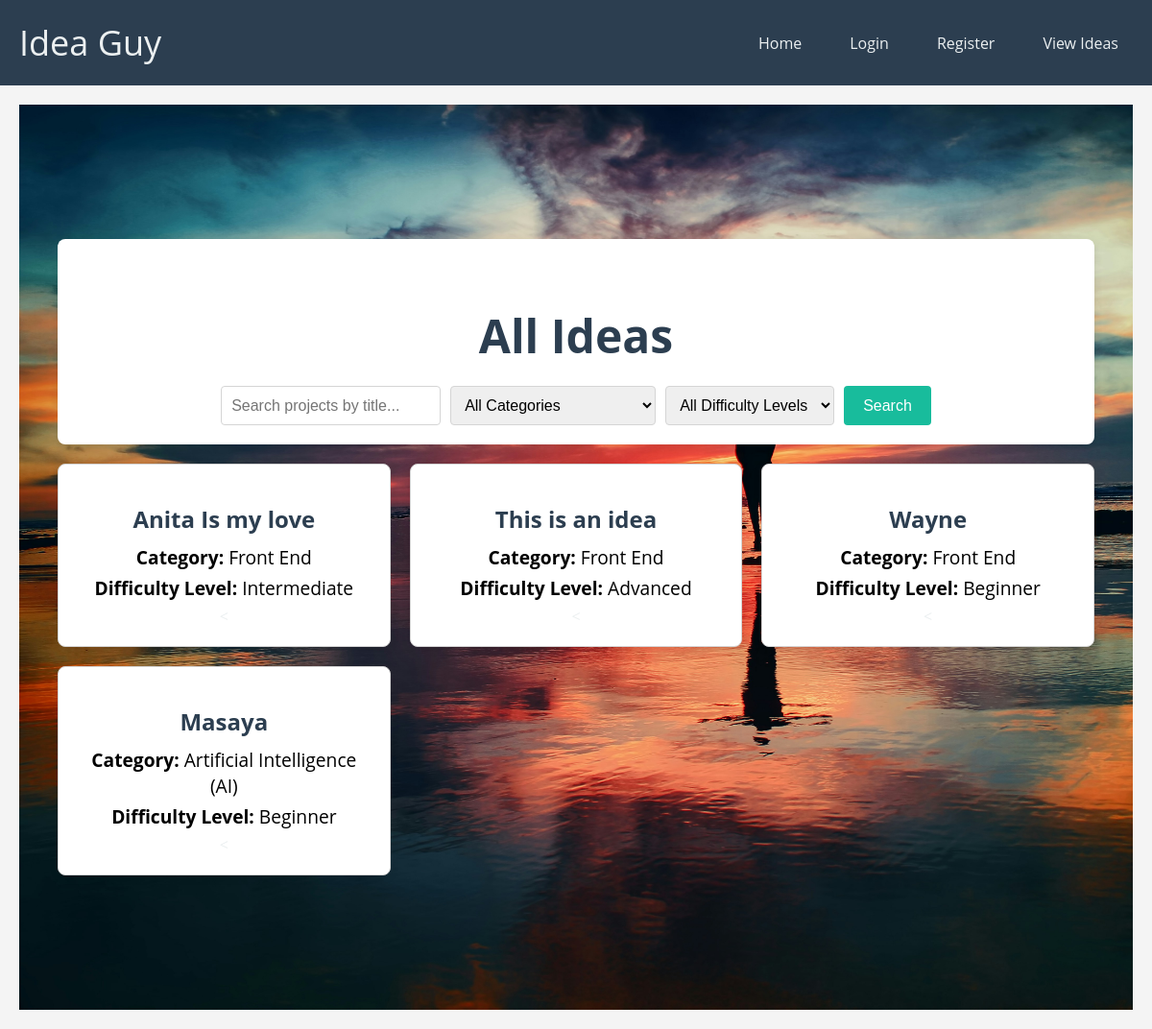
Page /all_ideas on the earlier database version.
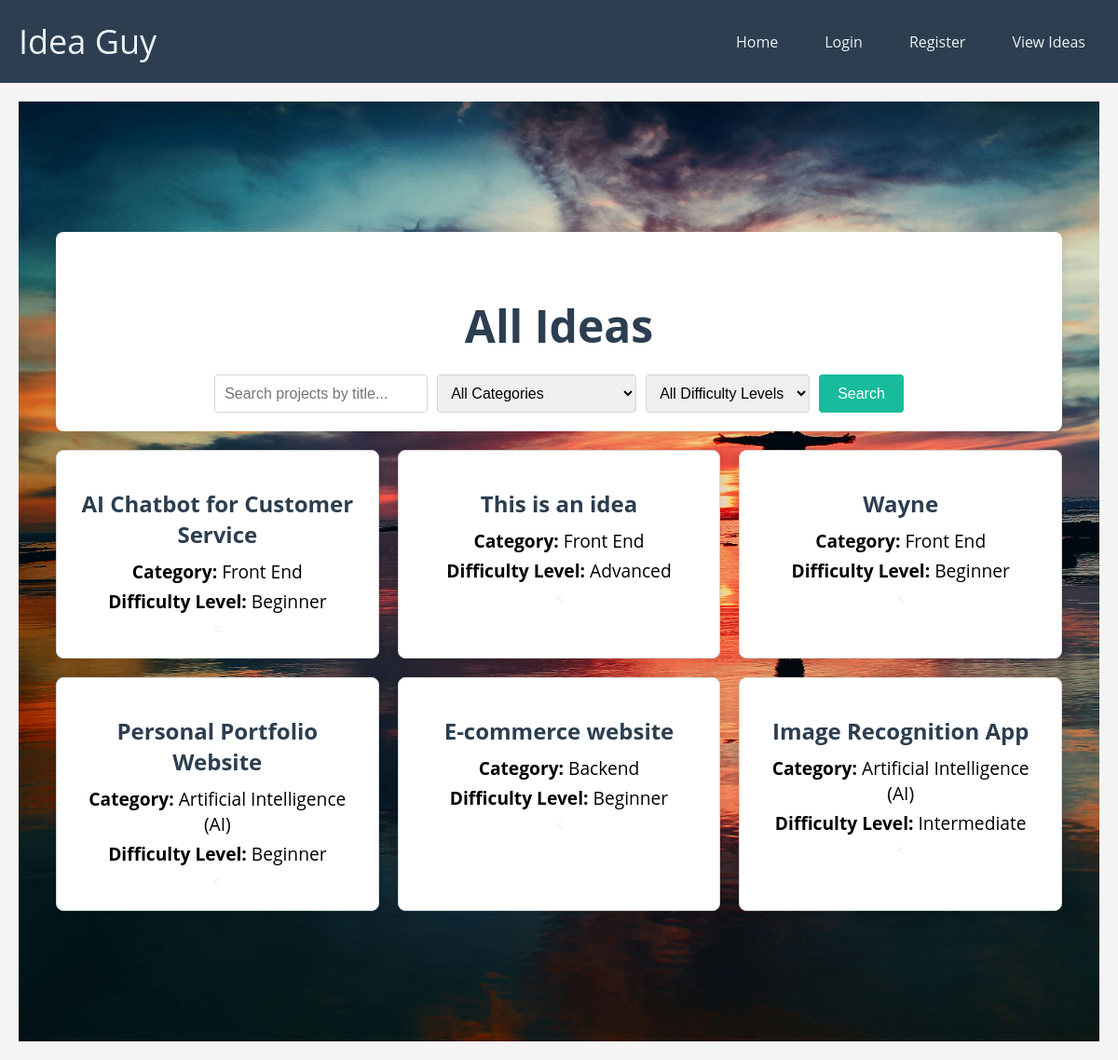
Same page on the later database version.
### the_idea/models.py (models this page shows, shortened)
class Projects(db.Model):
    project_id = db.Column(db.String(20), primary_key=True)
    title = db.Column(db.String(80), nullable=False)
    difficulty_level = db.Column(db.String(50), nullable=False)
    category = db.Column(db.String(50), nullable=False)
    description = db.Column(db.Text, nullable=False)
    category_id = db.Column(db.Integer, db.ForeignKey('categories.category_id'), nullable=False)
    user_id = db.Column(db.String(20), db.ForeignKey('users.id'), nullable=False)
    created_at = db.Column(db.DateTime, default=db.func.current_timestamp())
    updated_at = db.Column(db.DateTime, default=db.func.current_timestamp())

### the_idea/routes.py (the view, shortened to what this page needs)
@app.route('/all_ideas', methods = ['GET', 'POST'])
def all_ideas():
    projects = Projects.query.all()
    categories = Categories.query.all()
    form = SearchForm()
    return render_template('all_ideas.html', projects = projects, form = form, categories=categories, title = 'All Ideas')

### the_idea/forms.py
class SearchForm(FlaskForm):
    search_bar = StringField('Search')
    category_filter = SelectField('Category', choices=[('All Categories','All Categories')] + [(category.category_id, category.category_name) for category in Categories.query.all()], validators=[DataRequired()])
    difficulty_filter = SelectField('Difficulty Level', choices=[('All Difficulty Levels','All Difficulty Levels'), ('Beginner', 'Beginner'), ('Intermediate', 'Intermediate'), ('Advanced', 'Advanced')], validators=[DataRequired()])
    submit = SubmitField('Search')

### the_idea/templates/all_ideas.html (shortened to what this page needs)
{% extends "layout.html" %}
{% block content %}
<head>
    <link rel="stylesheet" href="{{ url_for('static', filename='css/all_ideas.css') }}">
</head>
<main>
    <section class="search-container">
        <h1>{{ title }}</h1>
        <form method="POST" action="{{ url_for('all_ideas') }}">
            <div class="search-filters">
                {{ form.search_bar(class="form-control", id="search-bar", placeholder="Search projects by title...") }}
                {{ form.category_filter(class="form-control", id="category-filter") }}
                {{ form.difficulty_filter(class="form-control", id="difficulty-filter") }}
                {{ form.submit(class="btn", id="search-button") }}
            </div>
        </form>
    </section>
    <section class="projects-container">
        {% for project in projects %}
        <article class="project-card">
            <h2>{{ project.title }}</h2>
            <p><strong>Category:</strong> {{ project.category }}</p>
            <p><strong>Difficulty Level:</strong> {{ project.difficulty_level }}</p>
        </article>
        {% endfor %}
    </section>
</main>
{% endblock %}

### the_idea/templates/layout.html (shortened to what this page needs)
<!DOCTYPE html>
<html lang="en">
<head>
    <link rel="stylesheet" href="https://cdnjs.cloudflare.com/ajax/libs/font-awesome/6.0.0-beta3/css/all.min.css">
    <link rel="stylesheet" href="{{ url_for('static', filename='css/home.css') }}">
</head>
<body>
    <header>
        <nav>
            <div class="logo"><a href="{{ url_for('home') }}">Idea Guy</a></div>
            <ul id="menu">
                {% if current_user.is_authenticated %}
                    <li><a href="{{ url_for('home') }}" class="{{ 'active' if request.endpoint == 'home' else '' }}">Home</a></li>
                    <li><a href="{{url_for('account')}}" class="{{'active' if request.endpint == 'account' else ''}}">account</a></li>
                    <li><a href="{{ url_for('logout') }}" class="{{ 'active' if request.endpoint == 'logout' else '' }}">Logout</a></li>
                {% else %}
                    <li><a href="{{ url_for('home') }}" class="{{ 'active' if request.endpoint == 'home' else '' }}">Home</a></li>
                    <li><a href="{{ url_for('login') }}" class="{{ 'active' if request.endpoint == 'login' else '' }}">Login</a></li>
                    <li><a href="{{ url_for('register') }}" class="{{ 'active' if request.endpoint == 'register' else '' }}">Register</a></li>
                {% endif %}
                <li><a href="{{url_for('all_ideas')}}" class="{{ 'active' if request.path == '/view-ideas' else '' }}">View Ideas</a></li>
            </ul>
        </nav>
    </header>
    <main>
        <section class="hero">
            {% block content %}{% endblock %}
        </section>
    </main>
</body>
</html>

### the_idea/static/css/home.css (style rules this page uses)
body { font-family: Arial, sans-serif; margin: 0; background-color: #ECF0F1; color: #2C3E50; margin-top: auto; }
header { background-color: #2C3E50; padding: 20px 0; }
nav { display: flex; justify-content: space-between; align-items: center; max-width: 1200px; margin: 0 auto; padding: 0 20px; }
.logo a { font-size: 1.5em; color: #ECF0F1; text-decoration: none; }
nav ul { list-style: none; display: flex; gap: 20px; margin: 0; padding: 0; }
nav ul li a { color: #ECF0F1; text-decoration: none; padding: 10px 15px; border-radius: 5px; transition: background-color 0.3s; }
.hero { text-align: center; padding: 100px 20px; background-color: #18BC9C; background-image: url('../images/mohamed-nohassi-odxB5oIG_iA-unsplash.jpg'); background-size: cover; background-position: left; background-repeat: no-repeat; color: #ECF0F1; animation: fadeIn 2s ease-in-out; }
.hero h1 { font-size: 3em; margin-bottom: 10px; animation: slideInLeft 1s ease-in-out; }
.hero p { font-size: 1.2em; margin-bottom: 20px; animation: slideInRight 1s ease-in-out; }
.btn { background-color: #18BC9C; color: #ECF0F1; padding: 15px 30px; text-decoration: none; border-radius: 5px; font-size: 1.2em; transition: background-color 0.3s; animation: zoomIn 1.5s ease-in-out; }

### the_idea/static/css/all_ideas.css (style rules this page uses)
body { font-family: 'Open Sans', sans-serif; margin: 0; background-color: #F4F4F4; color: #333; }
header { background-color: #2C3E50; padding: 20px 0; }
nav { display: flex; justify-content: space-between; align-items: center; max-width: 1200px; margin: 0 auto; padding: 0 20px; }
.logo { font-size: 1.5em; color: #ECF0F1; }
nav ul { list-style: none; display: flex; gap: 20px; }
nav ul li a { color: #ECF0F1; text-decoration: none; padding: 10px 15px; border-radius: 5px; transition: background-color 0.3s; }
main { padding: 20px; }
.search-container { max-width: 1200px; margin: 20px auto; background-color: #FFFFFF; border-radius: 8px; box-shadow: 0 2px 10px rgba(0, 0, 0, 0.1); padding: 20px; text-align: center; }
.search-container h1 { margin-bottom: 20px; color: #2C3E50; }
.search-filters { display: flex; flex-wrap: wrap; justify-content: center; gap: 10px; }
.search-filters input, .search-filters select { padding: 10px; border: 1px solid #D5D5D5; border-radius: 4px; font-size: 1em; }
#search-button { padding: 10px 20px; background-color: #18BC9C; color: #FFFFFF; border: none; border-radius: 4px; cursor: pointer; transition: background-color 0.3s; }
.projects-container { max-width: 1200px; margin: 20px auto; display: grid; grid-template-columns: repeat(auto-fill, minmax(300px, 1fr)); gap: 20px; }
.project-card { background-color: #FFFFFF; border: 1px solid #D5D5D5; border-radius: 8px; box-shadow: 0 2px 10px rgba(0, 0, 0, 0.1); padding: 20px; }
.project-card h2 { font-size: 1.5em; color: #2C3E50; margin-bottom: 10px; }
.project-card p { margin: 5px 0; color: black; }

Differences in the rows shown:
changed Projects: title "Anita Is my love" → "AI Chatbot for Customer Service"; difficulty_level "Intermediate" → "Beginner"
changed Projects: title "Masaya" → "Personal Portfolio Website"
added Projects: title "E-commerce website", category "Backend", difficulty_level "Beginner"
added Projects: title "Image Recognition App", category "Artificial Intelligence (AI)", difficulty_level "Intermediate"
